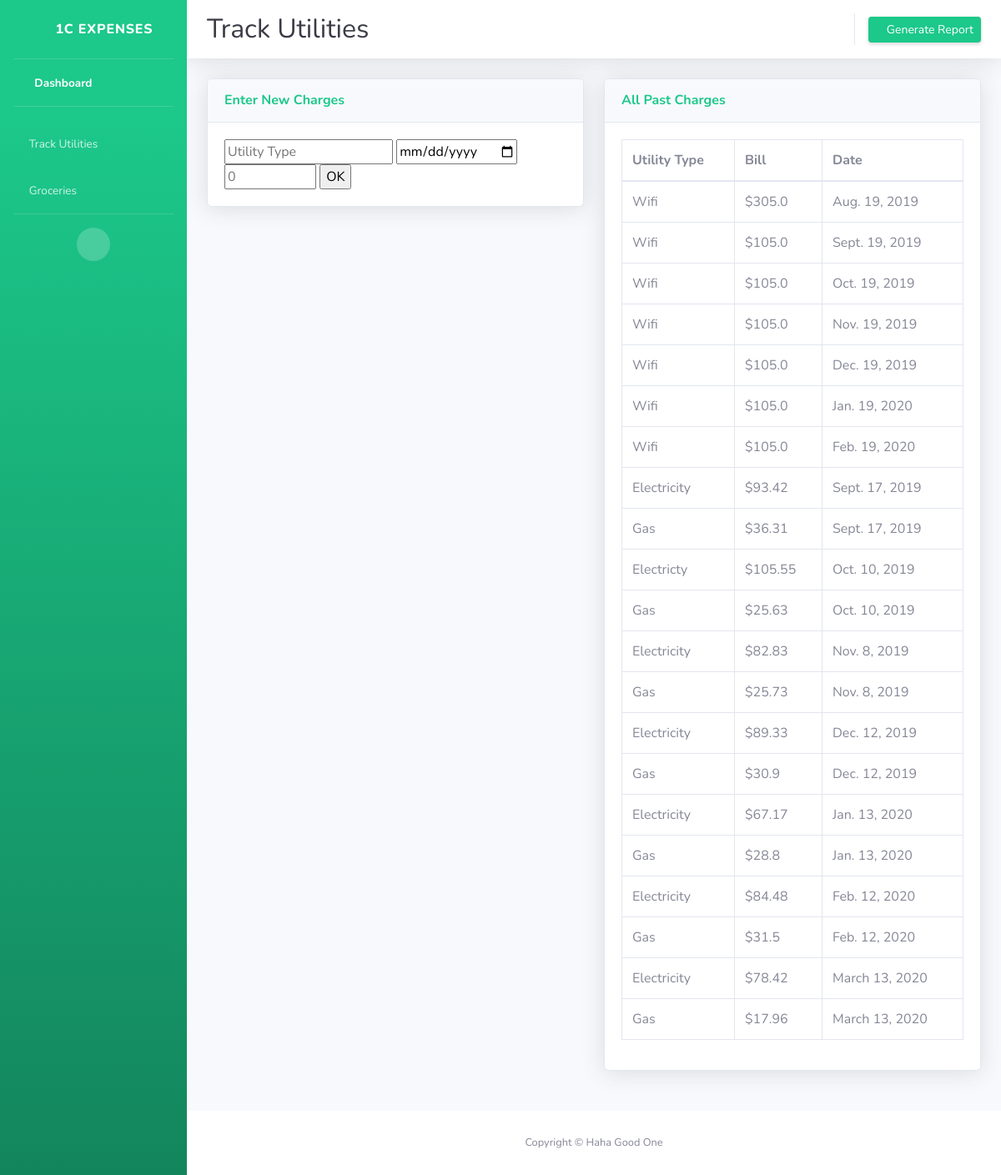
The page /utilities.html on the database its author committed.
### mysite/models.py (models this page shows)
class Utilities(models.Model):
    utility_type= models.CharField(max_length=50)
    date= models.DateField()
    amount= models.FloatField()

### mysite/views.py (the view)
# urls.py: path('utilities.html', views.utilities, name='utilities'),
def utilities(request):
    if request.method == 'POST':
        new_utilities = Utilities(utility_type = request.POST.get('utility_field'), date = request.POST.get('date_field'), amount = request.POST.get('amount_field'))
        new_utilities.save()
        utilities_table = Utilities.objects.all()
        return render(request, 'pages/utilities.html', {"utilities_table": utilities_table})
    else:
        utilities_table = Utilities.objects.all()
        return render(request, 'pages/utilities.html', {"utilities_table": utilities_table})

### mysite/templates/pages/utilities.html (shortened to what this page needs)
{% load static %}
<!DOCTYPE html>
<html lang="en">
<head>
  <link href="{% static 'vendor/fontawesome-free/css/all.min.css' %}" rel="stylesheet" type="text/css">
  <link href="{% static 'css/sb-admin-2.min.css' %}" rel="stylesheet">
</head>
<body id="page-top">
  <div id="wrapper">
    <ul class="navbar-nav bg-gradient-success sidebar sidebar-dark accordion" id="accordionSidebar">
      <a class="sidebar-brand d-flex align-items-center justify-content-center" href="index.html">
        <div class="sidebar-brand-icon">
          <i class="fas fa-database"></i>
        </div>
        <div class="sidebar-brand-text mx-3">1C Expenses</div>
      </a>
      <hr class="sidebar-divider my-0">
      <li class="nav-item active">
        <a class="nav-link" href="index.html">
          <i class="fas fa-fw fa-tachometer-alt"></i>
          <span>Dashboard</span></a>
      </li>
      <hr class="sidebar-divider">
      <li class="nav-item">
        <a class="nav-link collapsed" href="utilities.html" aria-expanded="true" aria-controls="collapseTwo">
          <i class="fas fa-tools" href="utilities.html"></i>
          <span>Track Utilities</span>
        </a>
      </li>
      <li class="nav-item">
        <a class="nav-link collapsed" href="buyer_prediction_tool.html" aria-expanded="true" aria-controls="collapseTwo">
          <i class="fas fa-bacon" href="buyer_prediction_tool.html"></i>
          <span>Groceries</span>
        </a>
      </li>
      <hr class="sidebar-divider">
      <div class="text-center d-none d-md-inline">
        <button class="rounded-circle border-0" id="sidebarToggle"></button>
      </div>
    </ul>
    <div id="content-wrapper" class="d-flex flex-column">
      <div id="content">
        <nav class="navbar navbar-expand navbar-light bg-white topbar mb-4 static-top shadow pr-4 pl-4">
          <div class="d-sm-flex align-items-center justify-content-between">
            <h1 class="h2 mb-0 text-gray-900">Track Utilities</h1>
          </div>
          <ul class="navbar-nav ml-auto">
            <div class="d-sm-flex align-items-center justify-content-between">
              <a href="#" class="d-none d-sm-inline-block btn btn-sm btn-success shadow-sm"><i class="fas fa-download fa-sm text-white-50"></i> Generate Report</a>
            </div>
          </ul>
        </nav>
        <div class="container-fluid">
          <div class="row">
            <div class="col-lg-6 mb-4">
              <div class="card shadow mb-4">
                <div class="card-header py-3">
                  <h6 class="m-0 font-weight-bold text-success">Enter New Charges</h6>
                </div>
                <div class="card-body">
                  <form action="" method="post">
                    <input id="utility_type" type="text" name="utility_field" placeholder="Utility Type">
                    <input id="date" type="date" name="date_field" value="">
                    <input id="amount" type="number" name="amount_field" placeholder="0" style="width:110px" step="0.01">
                    <input type="submit" value="OK">
                  </form>
                </div>
              </div>
            </div>
          <div class="col-lg-6 mb-4">
            <div class="card shadow mb-4">
              <div class="card-header py-3">
                <h6 class="m-0 font-weight-bold text-success">All Past Charges</h6>
              </div>
              <div class="card-body">
                <div class="table-responsive">
                  <table class="table table-bordered" id="utilitiesTable" width="100%" cellspacing="0">
                    <thead>
                      <tr>
                        <th>Utility Type</th>
                        <th>Bill</th>
                        <th>Date</th>
                      </tr>
                    </thead>
                    <tbody>
                      {% for entry in utilities_table%}
                      <tr>
                          <td>{{entry.utility_type}}</td>
                          <td>${{entry.amount}}</td>
                          <td>{{entry.date}}</td>
                      </tr>
                      {% endfor %}
                    </tbody>
                  </table>
                </div>
              </div>
            </div>
          </div>
        </div>
      </div>
      <footer class="sticky-footer bg-white">
        <div class="container my-auto">
          <div class="copyright text-center my-auto">
            <span>Copyright &copy; Haha Good One</span>
          </div>
        </div>
      </footer>
    </div>
  </div>
</body>
</html>

### rows shown on the page
Utilities: utility_type "Wifi", amount "305.0", date "Aug. 19, 2019"
Utilities: utility_type "Wifi", amount "105.0", date "Sept. 19, 2019"
Utilities: utility_type "Wifi", amount "105.0", date "Oct. 19, 2019"
Utilities: utility_type "Wifi", amount "105.0", date "Nov. 19, 2019"
Utilities: utility_type "Wifi", amount "105.0", date "Dec. 19, 2019"
Utilities: utility_type "Wifi", amount "105.0", date "Jan. 19, 2020"
Utilities: utility_type "Wifi", amount "105.0", date "Feb. 19, 2020"
Utilities: utility_type "Electricity", amount "93.42", date "Sept. 17, 2019"
Utilities: utility_type "Gas", amount "36.31", date "Sept. 17, 2019"
Utilities: utility_type "Electricty", amount "105.55", date "Oct. 10, 2019"
Utilities: utility_type "Gas", amount "25.63", date "Oct. 10, 2019"
Utilities: utility_type "Electricity", amount "82.83", date "Nov. 8, 2019"
Utilities: utility_type "Gas", amount "25.73", date "Nov. 8, 2019"
Utilities: utility_type "Electricity", amount "89.33", date "Dec. 12, 2019"
Utilities: utility_type "Gas", amount "30.9", date "Dec. 12, 2019"
Utilities: utility_type "Electricity", amount "67.17", date "Jan. 13, 2020"
Utilities: utility_type "Gas", amount "28.8", date "Jan. 13, 2020"
Utilities: utility_type "Electricity", amount "84.48", date "Feb. 12, 2020"
Utilities: utility_type "Gas", amount "31.5", date "Feb. 12, 2020"
Utilities: utility_type "Electricity", amount "78.42", date "March 13, 2020"
Utilities: utility_type "Gas", amount "17.96", date "March 13, 2020"
